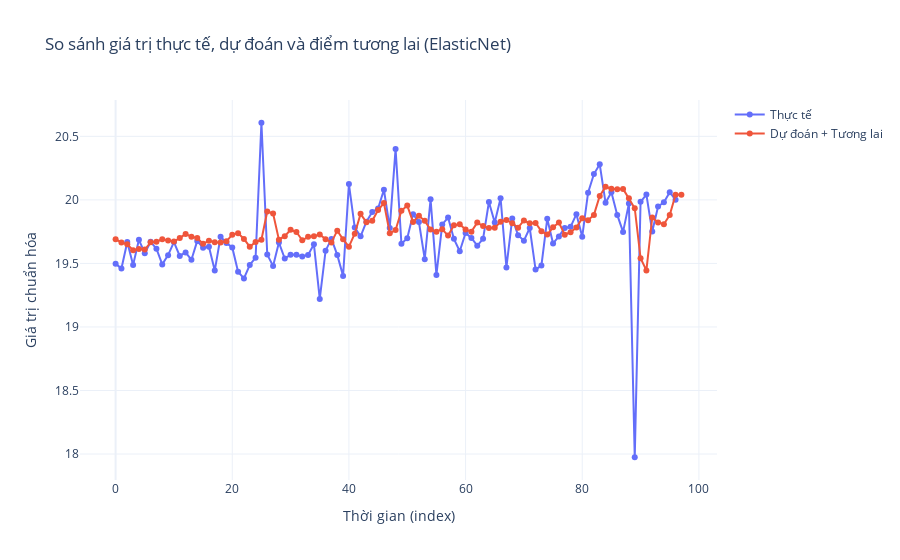

Notebook cell for this chart:
### Code cell
import numpy as np
import plotly.graph_objects as go

# --- So sánh thực tế và dự đoán trên tập test ---
fig = go.Figure()

# Đường thực tế
fig.add_trace(go.Scatter(
    y=y_test,
    mode='lines+markers',
    name='Thực tế'
))

# --- Dự đoán 1 điểm tương lai ---
X_last = X_test.iloc[-1].values.reshape(1, -1)
future_pred = model.predict(X_last)[0]

# Ghép thêm điểm mới vào chuỗi dự đoán
y_pred_extended = np.append(y_pred, future_pred)

# Đường dự đoán (đã nối điểm mới)
fig.add_trace(go.Scatter(
    y=y_pred_extended,
    mode='lines+markers',
    name='Dự đoán + Tương lai'
))

# Layout
fig.update_layout(
    title="So sánh giá trị thực tế, dự đoán và điểm tương lai (ElasticNet)",
    xaxis_title="Thời gian (index)",
    yaxis_title="Giá trị chuẩn hóa",
    template="plotly_white"
)

fig.show()

### Figure 1 — Plotly figure (JSON) as saved in the notebook; plotly's stock layout.template omitted (floating-point values rounded to 4 significant figures)
{"data": [{"mode": "lines+markers", "name": "Thực tế", "type": "scatter", "y": [19.5, 19.46, 19.67, 19.49, 19.69, 19.58, 19.67, 19.62, 19.49, 19.57, 19.67, 19.56, 19.59, 19.53, 19.68, 19.62, 19.63, 19.44, 19.71, 19.66, 19.63, 19.43, 19.38, 19.49, 19.54, 20.61, 19.57, 19.48, 19.66, 19.54, 19.57, 19.57, 19.55, 19.57, 19.65, 19.22, 19.6, 19.69, 19.57, 19.4, 20.12, 19.78, 19.71, 19.83, 19.9, 19.93, 20.08, 19.78, 20.4, 19.66, 19.7, 19.89, 19.83, 19.53, 20.0, 19.41, 19.81, 19.86, 19.69, 19.6, 19.74, 19.7, 19.64, 19.69, 19.98, 19.82, 20.01, 19.47, 19.85, 19.72, 19.68, 19.78, 19.45, 19.48, 19.85, 19.66, 19.71, 19.78, 19.79, 19.89, 19.71, 20.06, 20.2, 20.28, 19.98, 20.06, 19.88, 19.75, 19.97, 17.97, 19.99, 20.04, 19.75, 19.95, 19.98, 20.06, 20.0]}, {"mode": "lines+markers", "name": "Dự đoán + Tương lai", "type": "scatter", "y": [19.69, 19.67, 19.65, 19.6, 19.61, 19.61, 19.67, 19.67, 19.69, 19.68, 19.67, 19.7, 19.73, 19.71, 19.7, 19.65, 19.68, 19.67, 19.66, 19.67, 19.73, 19.74, 19.69, 19.63, 19.67, 19.69, 19.91, 19.89, 19.69, 19.71, 19.77, 19.75, 19.68, 19.71, 19.71, 19.73, 19.69, 19.66, 19.76, 19.69, 19.63, 19.73, 19.89, 19.82, 19.84, 19.92, 19.97, 19.74, 19.76, 19.91, 19.96, 19.83, 19.87, 19.83, 19.77, 19.75, 19.77, 19.72, 19.8, 19.81, 19.77, 19.75, 19.82, 19.79, 19.78, 19.78, 19.83, 19.84, 19.82, 19.78, 19.84, 19.82, 19.82, 19.75, 19.73, 19.78, 19.82, 19.73, 19.75, 19.78, 19.86, 19.84, 19.88, 20.03, 20.1, 20.09, 20.08, 20.09, 20.01, 19.93, 19.54, 19.44, 19.86, 19.82, 19.81, 19.88, 20.04, 20.04]}], "layout": {"title": {"text": "So sánh giá trị thực tế, dự đoán và điểm tương lai (ElasticNet)"}, "xaxis": {"title": {"text": "Thời gian (index)"}}, "yaxis": {"title": {"text": "Giá trị chuẩn hóa"}}}}
